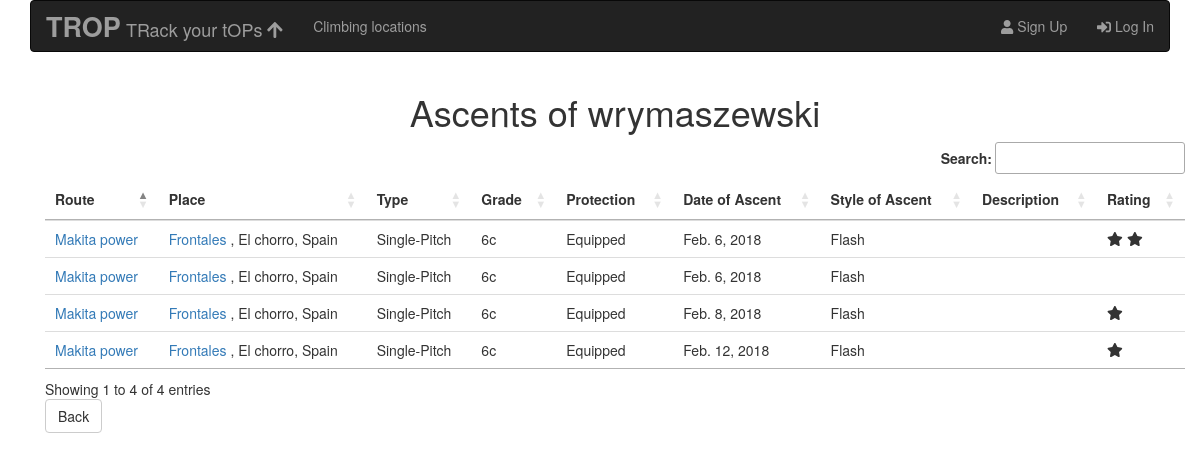
Screenshot of /routes/wrymaszewski/ascents/ with the database file from the repository.
### routes/models.py (models this page shows, shortened)
class Ascent(models.Model):
    OS = 'OS'
    FL = 'FL'
    RP = 'RP'
    PP = 'PP'
    AF = 'AF'
    TR = 'TR'
    ASCENT_STYLE_CHOICES = ((OS,'OS'),
                            (FL,'Flash'),
                            (RP,'RP'),
                            (PP,'PP'),
                            (AF,'AF'),
                            (TR,'TR'))
    UNRATED = 0
    LOW = 1
    MEDIUM = 2
    HIGH = 3
    RATING_CHOICES = ((UNRATED,'No rating'),
                    (LOW, 'Low'),
                    (MEDIUM, 'Medium'),
                    (HIGH, 'High'))
    route = models.ForeignKey(Route, related_name='ascents', on_delete=models.CASCADE)
    user = models.ForeignKey(User, related_name='ascents', on_delete=models.CASCADE)
    date = models.DateField()
    ascent_style = models.CharField(max_length = 20, choices = ASCENT_STYLE_CHOICES)
    rating = models.IntegerField(choices = RATING_CHOICES, default=UNRATED)
    description = models.TextField(blank=True, null=True)
    created_at = models.DateTimeField(auto_now_add=True)
    updated_at = models.DateTimeField(auto_now=True)
    class Meta:
        ordering = ['date']
        get_latest_by = ['created_at']

class Route(models.Model):
        SP = 'SP'
        MP = 'MP'
        BLD = 'BLD'
        ROUTE_TYPE_CHOICES = ((SP,'Single-Pitch'),
                             (MP,'Multi-Pitch'),
                             (BLD,'Boulder'))
        YDS = 'YDS'
        FR = 'FR'
        UIAA = 'UIAA'
        POL = 'POL'
        V = 'V'
        SCALE_CHOICES = ((YDS,'YDS'),
                        (FR,'French'),
                        (UIAA,'UIAA'),
                        (POL,'Polish'),
                        (V,'Verm'))
        EQ = 'EQ'
        TR = 'TR'
        MX = 'MX'
        PROTECTION_CHOICES = ((EQ,'Equipped'),
                            (TR,'TRAD'),
                            (MX,'Mixed'))
        name = models.CharField(max_length = 100)
        slug = models.SlugField(allow_unicode = True)
        route_type = models.CharField(max_length = 50, choices = ROUTE_TYPE_CHOICES, default = SP)
        protection = models.CharField(max_length = 100, choices = PROTECTION_CHOICES, default = EQ)
        scale = models.CharField(max_length = 100, choices = SCALE_CHOICES, default = FR)
        grade = models.CharField(max_length = 20)
        location = models.ForeignKey(Place ,related_name='routes', verbose_name = 'Crag', on_delete = models.CASCADE)
        created_at = models.DateTimeField(auto_now_add=True)
        updated_at = models.DateTimeField(auto_now=True)
        class Meta:
            ordering = ['location', 'name']
            get_latest_by = 'created_at'

class Place(models.Model):
    name = models.CharField(max_length = 100, unique=True)
    slug = models.SlugField(allow_unicode = True)
    city = models.CharField(max_length = 100, verbose_name = 'Region')
    country = models.CharField(max_length = 100)
    location = PlainLocationField(based_fields=['city'], zoom=7)
    created_at = models.DateTimeField(auto_now_add=True)
    updated_at = models.DateTimeField(auto_now=True)
    class Meta:
        get_latest_by = 'created_at'
        ordering = ['country', 'city', 'name']

### routes/views.py (the view)
# urls.py: url(r'^(?P<username>\w+)/ascents/$', views.UserAscentList.as_view(),
class UserAscentList(ListView):
    model = Ascent
    template_name = 'routes/user_ascent_list.html'
    def get_queryset(self):
        return Ascent.objects.select_related().filter(user__username__iexact = self.kwargs.get('username'))
    def get_context_data(self, *args, **kwargs):
        context = super().get_context_data(*args, **kwargs)
        context['user_prof'] = User.objects.get(username = self.kwargs.get('username'))
        return context

### routes/templates/routes/user_ascent_list.html (shortened to what this page needs)
{% extends "routes/routes_base.html" %}
{% block route_content %}
{% if object_list %}
  <h1 class="text-center">Ascents of {{user_prof}}</h1>
  <table class="table datatable">
    <thead>
      <th>Route</th>
      <th>Place</th>
      <th>Type</th>
      <th>Grade</th>
      <th>Protection</th>
      <th>Date of Ascent</th>
      <th>Style of Ascent</th>
      <th>Description</th>
      <th>Rating</th>
    </thead>
    <tbody>
    {% for object in object_list %}
      <tr>
        <td><a href="{% url 'routes:route_ascents' route_slug=object.route.slug place_slug=object.route.location.slug %}">{{object.route.name}}</a></td>
        <td><a href="{% url 'routes:route_list' slug=object.route.location.slug %}">{{object.route.location.name}}</a>
              <spam>, {{object.route.location.city}}, {{object.route.location.country}}</spam></td>
        <td>{{object.route.get_route_type_display}}</td>
        <td>{{object.route.grade}}</td>
        <td>{{object.route.get_protection_display}}</td>
        <td>{{object.date}}</td>
        <td>{{object.get_ascent_style_display}}</td>
        <td>{{object.description}}</td>
        <td>{% include "routes/_rating.html" %}</td>
      </tr>
    {% endfor %}
    </tbody>
  </table>
{% else %}
  <h1>No ascents found</h1>
{% endif %}
{% endblock route_content %}

### routes/templates/routes/_rating.html
{% if not object.rating %}
  <span></span>
{% elif object.rating > 0 and object.rating < 1 %}
  <span class="fas fa-star-half"></span>
{% elif object.rating == 1 %}
  <span class="fas fa-star"></span>
{% elif object.rating > 1 and object.rating < 2 %}
    <span class="fas fa-star"></span>
    <span class="fas fa-star-half"></span>
{% elif object.rating == 2 %}
    <span class="fas fa-star"></span>
    <span class="fas fa-star"></span>
{% elif object.rating > 2 and object.rating < 3 %}
    <span class="fas fa-star"></span>
    <span class="fas fa-star"></span>
    <span class="fas fa-star-half"></span>
{% elif object.rating == 3 %}
    <span class="fas fa-star"></span>
    <span class="fas fa-star"></span>
    <span class="fas fa-star"></span>
{% endif %}

### rows the page displays
Ascent: route.name "Makita power", route.location.name "Frontales", route.location.city "El chorro", route.location.country "Spain", route.route_type "Single-Pitch", route.grade "6c", route.protection "Equipped", date "Feb. 6, 2018", ascent_style "Flash", rating 2 (drawn)
Ascent: route.name "Makita power", route.location.name "Frontales", route.location.city "El chorro", route.location.country "Spain", route.route_type "Single-Pitch", route.grade "6c", route.protection "Equipped", date "Feb. 6, 2018", ascent_style "Flash"
Ascent: route.name "Makita power", route.location.name "Frontales", route.location.city "El chorro", route.location.country "Spain", route.route_type "Single-Pitch", route.grade "6c", route.protection "Equipped", date "Feb. 8, 2018", ascent_style "Flash", rating 1 (drawn)
Ascent: route.name "Makita power", route.location.name "Frontales", route.location.city "El chorro", route.location.country "Spain", route.route_type "Single-Pitch", route.grade "6c", route.protection "Equipped", date "Feb. 12, 2018", ascent_style "Flash", rating 1 (drawn)

### other values shown
{{ user_prof }} "wrymaszewski"
